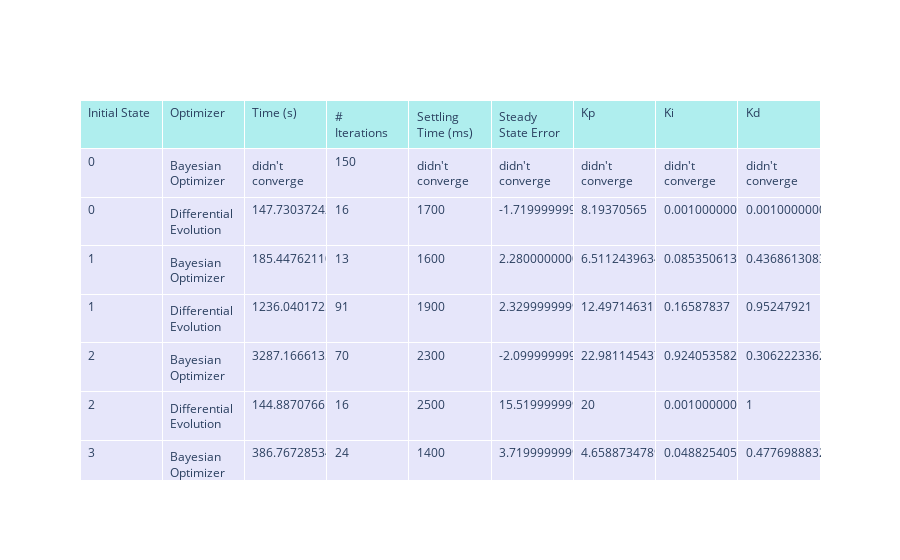

The notebook cell saved with this chart:
### Markdown cell above
## Configuration 3: Exploitation-Focused

### Code cell
header = [
    "Initial State",
    "Optimizer",
    "Time (s)",
    "# Iterations",
    "Settling Time (ms)",
    "Steady State Error",
    "Kp",
    "Ki",
    "Kd",
]

rows = []

for init_index in range(6):
    for config in [bo_results.config_3]:
        trial = config.trial_1
        init_txt = getattr(trial, f"init_{init_index}_txt")
        init_csv = getattr(trial, f"init_{init_index}_csv")
        if init_txt is not None:
            set_point = init_csv["set_point"].values[0]
            rows.append(
                [
                    init_txt.selected_init_state,
                    "Bayesian Optimizer",
                    init_txt.total_exp_time,
                    init_txt.n_trials,
                    init_txt.settling_time,
                    eval(init_csv["angle_values"].values[-1])[-1] - set_point,
                    init_txt.x.Kp,
                    init_txt.x.Ki,
                    init_txt.x.Kd,
                ]
            )
        else:
            rows.append(
                [
                    init_index,
                    "Bayesian Optimizer",
                    "didn't converge",
                    "150",
                    "didn't converge",
                    "didn't converge",
                    "didn't converge",
                    "didn't converge",
                    "didn't converge",
                ]
            )

    for config in [de_results.config_2]:
        trial = config.trial_1
        init_txt = getattr(trial, f"init_{init_index}_txt")
        init_csv = getattr(trial, f"init_{init_index}_csv")
        if init_txt is not None:
            set_point = init_csv["set_point"].values[0]
            rows.append(
                [
                    init_txt.selected_init_state,
                    "Differential Evolution",
                    init_txt.total_exp_time,
                    init_txt.n_trials,
                    init_txt.settling_time,
                    eval(init_csv["angle_values"].values[-1])[-1] - set_point,
                    init_txt.x.Kp,
                    init_txt.x.Ki,
                    init_txt.x.Kd,
                ]
            )

fig = go.Figure(
    data=[
        go.Table(
            header=dict(
                values=header, fill_color="paleturquoise", align="left"
            ),
            cells=dict(
                values=list(zip(*rows)), fill_color="lavender", align="left"
            ),
        )
    ]
)

fig.show()

df_exploitation = pd.DataFrame(rows, columns=header)
de_settling_time_exploitation = df_exploitation[
    df_exploitation["Optimizer"] == "Differential Evolution"
]["Settling Time (ms)"].values
de_settling_time_exploitation = de_settling_time_exploitation[
    de_settling_time_exploitation != "didn't converge"
]

bo_settling_time_exploitation = df_exploitation[
    df_exploitation["Optimizer"] == "Bayesian Optimizer"
]["Settling Time (ms)"].values
bo_settling_time_exploitation = bo_settling_time_exploitation[
    bo_settling_time_exploitation != "didn't converge"
]

de_sse_exploitation = df_exploitation[
    df_exploitation["Optimizer"] == "Differential Evolution"
]["Steady State Error"].values
de_sse_exploitation = de_sse_exploitation[
    de_sse_exploitation != "didn't converge"
]

bo_sse_exploitation = df_exploitation[
    df_exploitation["Optimizer"] == "Bayesian Optimizer"
]["Steady State Error"].values
bo_sse_exploitation = bo_sse_exploitation[
    bo_sse_exploitation != "didn't converge"
]

### Figure 1 — Plotly figure (JSON) as saved in the notebook; plotly's stock layout.template omitted (floating-point values rounded to 4 significant figures)
{"data": [{"cells": {"align": "left", "fill": {"color": "lavender"}, "values": [[0, 0, 1, 1, 2, 2, 3, 3, 4, 4, 5, 5], ["Bayesian Optimizer", "Differential Evolution", "Bayesian Optimizer", "Differential Evolution", "Bayesian Optimizer", "Differential Evolution", "Bayesian Optimizer", "Differential Evolution", "Bayesian Optimizer", "Differential Evolution", "Bayesian Optimizer", "Differential Evolution"], ["didn't converge", 147.7, 185.4, 1236.0, 3287.0, 144.9, 386.8, 975.7, 242.7, 218.4, "didn't converge", 1276.0], ["150", 16, 13, 91, 70, 16, 24, 71, 17, 16, "150", 91], ["didn't converge", 1700, 1600, 1900, 2300, 2500, 1400, 2400, 2100, 1600, "didn't converge", 2400], ["didn't converge", -1.72, 2.28, 2.33, -2.1, 15.52, 3.72, 2.26, 3.61, 4.46, "didn't converge", 6.57], ["didn't converge", 8.194, 6.511, 12.5, 22.98, 20, 4.659, 18.29, 12.24, 4.208, "didn't converge", 12.91], ["didn't converge", 0.001, 0.08535, 0.1659, 0.9241, 0.001, 0.04883, 0.2626, 0.1739, 0.001, "didn't converge", 0.003338], ["didn't converge", 0.001, 0.4369, 0.9525, 0.3062, 1, 0.4777, 0.8949, 0.7634, 1, "didn't converge", 0.09141]]}, "header": {"align": "left", "fill": {"color": "paleturquoise"}, "values": ["Initial State", "Optimizer", "Time (s)", "# Iterations", "Settling Time (ms)", "Steady State Error", "Kp", "Ki", "Kd"]}, "type": "table"}], "layout": {}}
